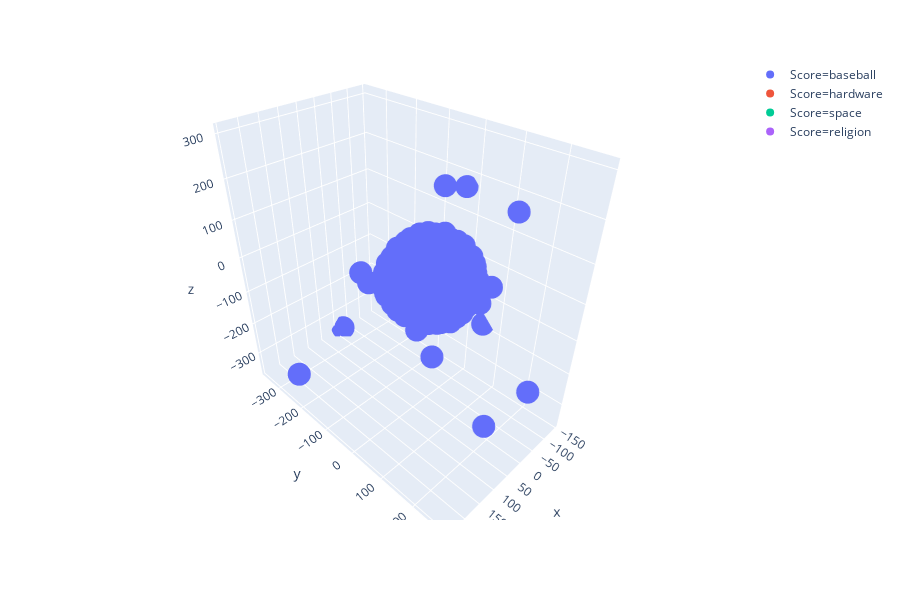

Source (notebook cell):
### Code cell
fig = px.scatter_3d(df, x="x", y="y", z="z",color="Score")
fig.show()

### Figure 1 — Plotly figure (JSON) as saved in the notebook; plotly's stock layout.template omitted (floating-point values rounded to 4 significant figures; data arrays with more than 128 entries replaced by an {"elided": "..."} marker saying what was removed)
{"data": [{"hoverlabel": {"namelength": 0}, "hovertemplate": "Score=baseball<br>x=%{x}<br>y=%{y}<br>z=%{z}", "legendgroup": "Score=baseball", "marker": {"color": "#636efa", "symbol": "circle"}, "mode": "markers", "name": "Score=baseball", "scene": "scene", "showlegend": true, "type": "scatter3d", "x": {"elided": "2136 float values"}, "y": {"elided": "2136 float values"}, "z": {"elided": "2136 float values"}}, {"hoverlabel": {"namelength": 0}, "hovertemplate": "Score=hardware<br>x=%{x}<br>y=%{y}<br>z=%{z}", "legendgroup": "Score=hardware", "marker": {"color": "#EF553B", "symbol": "circle"}, "mode": "markers", "name": "Score=hardware", "scene": "scene", "showlegend": true, "type": "scatter3d", "x": [25.54, 64.9, 33.66, 33.8, 35.25, 29.83, 40.09, 34.05, 27.06, 42.17, 40.1, 60.37, 36.52, -1.34, 35.08], "y": [-43.57, -81.17, -15.85, -44.51, -38.22, -35.71, -26.4, -30.86, -45.89, -33.79, -43.95, -24.78, -37.19, -72.13, -16.69], "z": [-41.63, 4.428, -20.54, -49.91, -54.56, -59.7, -60.56, -50.66, -54.69, -58.9, -58.13, -46.14, -42.1, 3.352, -13.81]}, {"hoverlabel": {"namelength": 0}, "hovertemplate": "Score=space<br>x=%{x}<br>y=%{y}<br>z=%{z}", "legendgroup": "Score=space", "marker": {"color": "#00cc96", "symbol": "circle"}, "mode": "markers", "name": "Score=space", "scene": "scene", "showlegend": true, "type": "scatter3d", "x": [-42.0, -41.79, -52.31, -49.75, -46.15], "y": [57.36, 53.45, 62.89, 65.98, 53.21], "z": [-36.11, -24.2, -47.23, -27.95, -34.18]}, {"hoverlabel": {"namelength": 0}, "hovertemplate": "Score=religion<br>x=%{x}<br>y=%{y}<br>z=%{z}", "legendgroup": "Score=religion", "marker": {"color": "#ab63fa", "symbol": "circle"}, "mode": "markers", "name": "Score=religion", "scene": "scene", "showlegend": true, "type": "scatter3d", "x": [-53.23], "y": [52.11], "z": [-35.29]}], "layout": {"height": 600, "legend": {"tracegroupgap": 0}, "margin": {"t": 60}, "scene": {"domain": {"x": [0, 0.98], "y": [0, 1]}, "xaxis": {"title": {"text": "x"}}, "yaxis": {"title": {"text": "y"}}, "zaxis": {"title": {"text": "z"}}}}}
